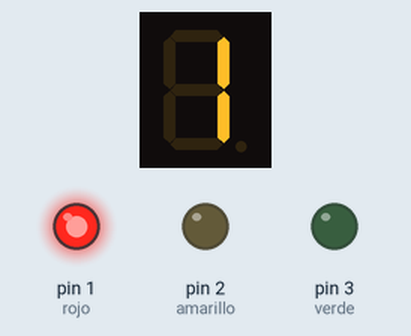
A sketch run on a simulated Arduino Uno, built with avr-gcc and run on an emulated ATmega328P. On the bench: 1-digit seven-segment display, output pins drawn as LEDs (lit = HIGH). Wiring (inferred from the names in the program): 1-digit 7-segment display, segments lit when HIGH: segments pin 10, pin 9, pin 8, pin 7, pin 6, pin 5, pin 4. The segment pins are drawn as the display they are named for; pins used as bus, display or sensor lines are not drawn.

Above: at 0.1 s.
At 4.1 s:
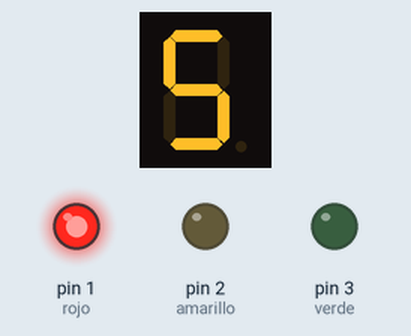
At 8.1 s:
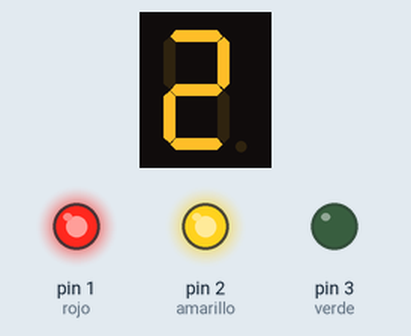
At 16.1 s:
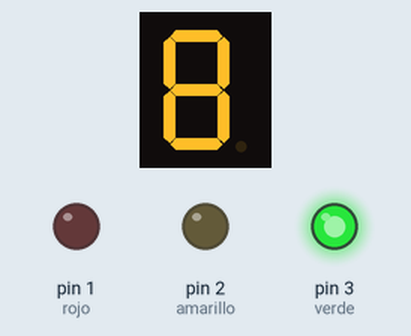
At 27.1 s:
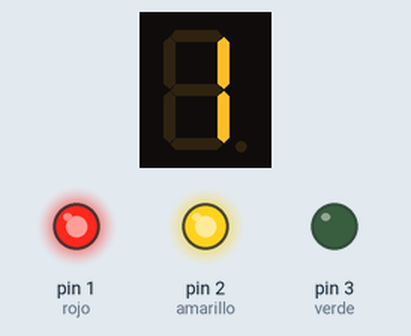
At 39.1 s:
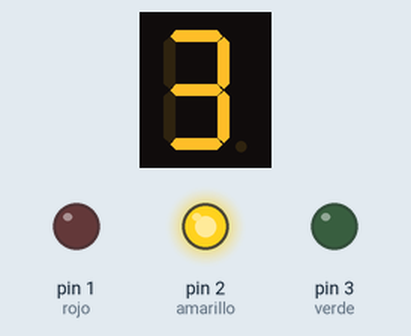
Timing chart, 0 to 40.0 s (numbered marks = the images above):
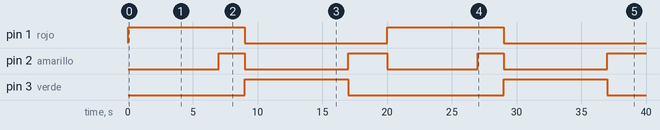

The sketch:

TA1.ino
```cpp
// grupo 07

// Alumnos
// Valencia Avendaño Manuel
// Rojas Aliaga Jordy

int verde = 3, amarillo = 2, rojo = 1 , a = 10, b = 9, c = 8, d = 7, e = 6,
	f = 5, g = 4;

void setup() {
  pinMode(verde, OUTPUT);
  pinMode(amarillo, OUTPUT);
  pinMode(rojo, OUTPUT);
  pinMode(a, OUTPUT);
  pinMode(b, OUTPUT);
  pinMode(c, OUTPUT);
  pinMode(d, OUTPUT);
  pinMode(e, OUTPUT);
  pinMode(f, OUTPUT);
  pinMode(g, OUTPUT);
}

// the loop function runs over and over again forever
void loop() {
	digitalWrite(rojo, HIGH);
	digitalWrite(amarillo, LOW);
	for (int i = 1; i<= 7; i++) {
		pintarNumero(i);
		delay(1000);
	}
	digitalWrite(amarillo, HIGH);
	for (int i = 1; i<= 2; i++) {
		pintarNumero(i);
		delay(1000);
	}
	digitalWrite(rojo, LOW);
	digitalWrite(amarillo, LOW);
	digitalWrite(verde, HIGH);
	for (int i = 1; i<= 8; i++) {
		pintarNumero(i);
		delay(1000);
	}
	digitalWrite(amarillo, HIGH);
	digitalWrite(verde, LOW);
	for (int i = 1; i<= 3; i++) {
		pintarNumero(i);
		delay(1000);
	}
}

void pintarNumero(int n){
	switch(n){
		case 1:
			limpiarNumeros();
			digitalWrite(b, HIGH);
			digitalWrite(c, HIGH);
			break;
		case 2:
			limpiarNumeros();
			digitalWrite(a, HIGH);
			digitalWrite(b, HIGH);
			digitalWrite(g, HIGH);
			digitalWrite(e, HIGH);
			digitalWrite(d, HIGH);
			break;
		case 3:
			limpiarNumeros();
			digitalWrite(a, HIGH);
			digitalWrite(b, HIGH);
			digitalWrite(c, HIGH);
			digitalWrite(d, HIGH);
			digitalWrite(g, HIGH);
			break;
		case 4:
			limpiarNumeros();
			digitalWrite(f, HIGH);
			digitalWrite(g, HIGH);
			digitalWrite(b, HIGH);
			digitalWrite(c, HIGH);
			break;
		case 5:
			limpiarNumeros();
			digitalWrite(a, HIGH);
			digitalWrite(f, HIGH);
			digitalWrite(g, HIGH);
			digitalWrite(c, HIGH);
			digitalWrite(d, HIGH);
			break;
		case 6:
			limpiarNumeros();
			digitalWrite(f, HIGH);
			digitalWrite(e, HIGH);
			digitalWrite(d, HIGH);
			digitalWrite(c, HIGH);
			digitalWrite(g, HIGH);
			break;
		case 7:
			limpiarNumeros();
			digitalWrite(a, HIGH);
			digitalWrite(b, HIGH);
			digitalWrite(c, HIGH);
			break;
		case 8:
			limpiarNumeros();
			digitalWrite(a, HIGH);
			digitalWrite(b, HIGH);
			digitalWrite(c, HIGH);
			digitalWrite(d, HIGH);
			digitalWrite(e, HIGH);
			digitalWrite(f, HIGH);
			digitalWrite(g, HIGH);
			break;
	}
}

void limpiarNumeros(){
	digitalWrite(a, LOW);
	digitalWrite(b, LOW);
	digitalWrite(c, LOW);
	digitalWrite(d, LOW);
	digitalWrite(e, LOW);
	digitalWrite(f, LOW);
	digitalWrite(g, LOW);
}
```

Measured:
- by itself, pin 1 (rojo): alternates HIGH for 9.0 s and LOW for 11.0 s
- by itself, pin 2 (amarillo): goes HIGH 2.0 s, LOW 8.0 s, HIGH 3.0 s, LOW 7.0 s, HIGH 2.0 s, LOW 8.0 s, then HIGH
- by itself, pin 3 (verde): alternates HIGH for 8.0 s and LOW for 12.0 s
- what the display in image 1 shows lasts 1.0 s, from 4.0 s to 5.0 s
